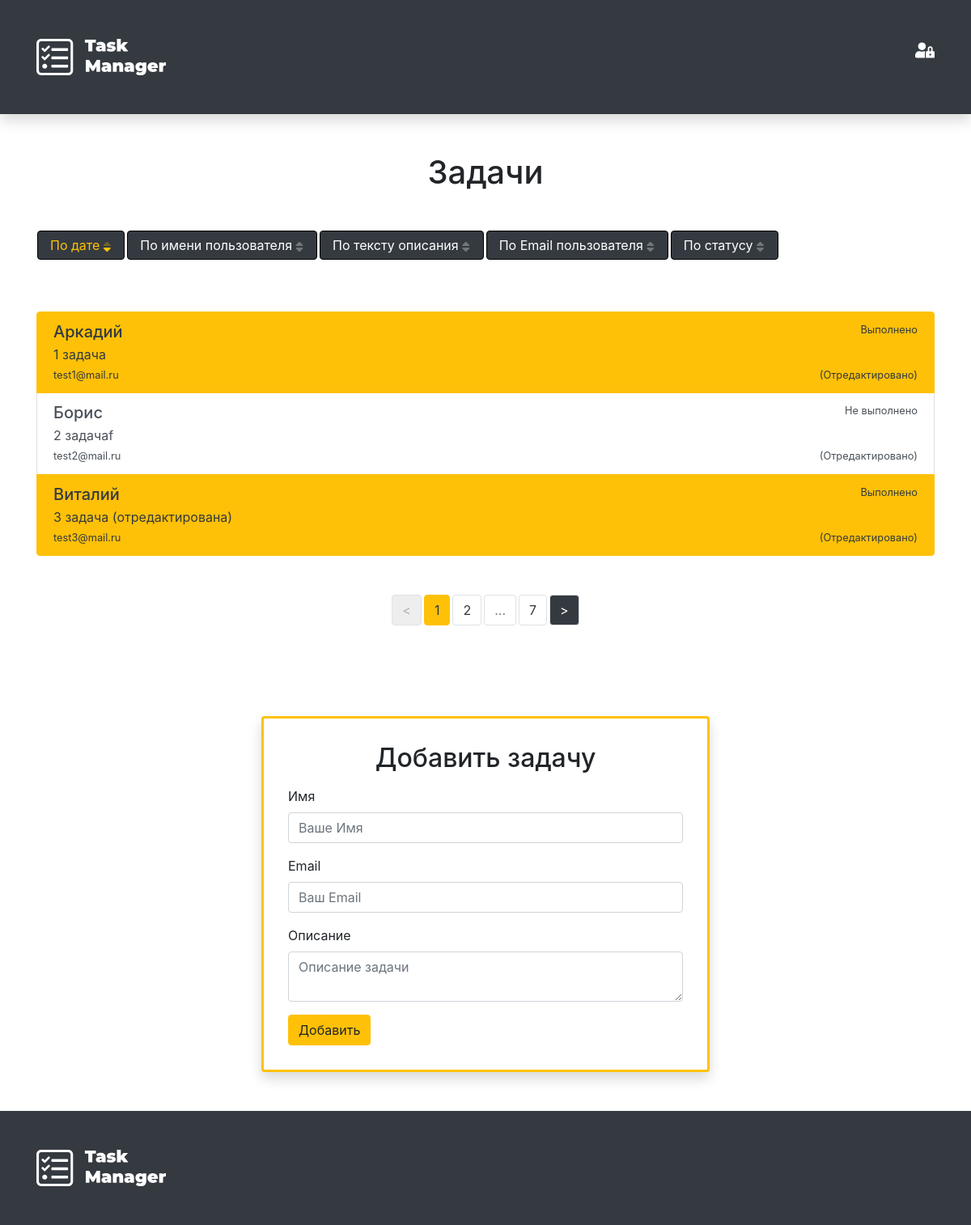
The page / on the database its author committed.
### tables this page shows
CREATE TABLE `pref_tasks` (
  `id` int(10) NOT NULL,
  `user_name` varchar(100) NOT NULL,
  `user_email` varchar(100) NOT NULL,
  `description` text NOT NULL,
  `completed` int(10) NOT NULL,
  `is_change` int(10) NOT NULL
);

### parts/sort-tasks.php (called while the page is built)
<?php
	$page = ( isset($_GET['page']) ) ? $_GET['page'] : 1;
	$display = ( isset($_GET['display']) ) ? $_GET['display'] : 3;
	$order_by = ( isset($_GET['sort_by']) ) ? $_GET['sort_by'] : 'id';
	$sort_direction = ( isset($_GET['sort_direction']) ) ? $_GET['sort_direction'] : 'ASC';
	$tasks_data = $tasks->load($page, $display, $order_by, $sort_direction);
	$tasks_items = $tasks_data['items'];
	$tasks_pagination = $tasks_data['pagination'];
	$sort_list_item_data_direction = array();
	$sort_list_item_data_direction['id'] = '';
	$sort_list_item_data_direction['user_name'] = '';
	$sort_list_item_data_direction['description'] = '';
	$sort_list_item_data_direction['user_email'] = '';
	$sort_list_item_data_direction['completed'] = '';
	if ($order_by == 'id') {
		$sort_list_item_data_direction['id'] = ($sort_direction == 'ASC') ? 'ASC' : 'DESC';
		} elseif ($order_by == 'user_name') {
		$sort_list_item_data_direction['user_name'] = ($sort_direction == 'ASC') ? 'ASC' : 'DESC';
		} elseif ($order_by == 'description') {
		$sort_list_item_data_direction['description'] = ($sort_direction == 'ASC') ? 'ASC' : 'DESC';
		} elseif ($order_by == 'user_email') {
		$sort_list_item_data_direction['user_email'] = ($sort_direction == 'ASC') ? 'ASC' : 'DESC';
		} elseif ($order_by == 'completed') {
		$sort_list_item_data_direction['completed'] = ($sort_direction == 'ASC') ? 'ASC' : 'DESC';
	}

### functions.php (called while the page is built, shortened)
<?php
spl_autoload_register(function($class) {
	$a = explode('\\', $class);
	$last = array_pop($a);
	$fn = $class . '/'. $last . '.php';
	$fn = LIB_DIR . str_replace('\\', '/', $fn);
});

### lib/DB/DB.php (called while the page is built, shortened)
<?php
	class DB {
		public $conn;
		private $host = 'localhost';
		private $user = 'u0985581_210730';
		private $password  = '8A0k3W3s';
		private $database = 'u0985581_210730';
		function __construct()
		{
			$this->conn = new mysqli($this->host, $this->user, $this->password, $this->database);
		}
		public function request($sql) {
			$this->conn->set_charset('utf8');
			$result = $this->conn->query($sql);
			return $result;
		}
	}

### login/is-logged-in.php (called while the page is built)
<?php
	$classes = array();
	if( $admin->isLoggedIn() == 1 ) {
		$classes['logged_icon'] = 'logged-true';
		} else {
		$classes['logged_icon'] = 'logged-false';
	}

### lib/Tasks/Tasks.php (the view, shortened to what this page needs)
<?php
	include($_SERVER['DOCUMENT_ROOT'] . '/functions.php');
	class Tasks {
		public function request($sql) {
			$db = new DB();
			$result = $db->request($sql);
			return $result;
		}
		public function load($page = 1, $display = 3, $order_by = 'id', $sort_direction = 'ASC') {
			$data = array();
			$itemsOnPage = $display;
			$from = ($page - 1) * $itemsOnPage;
			$sql = "SELECT * FROM `pref_tasks` ORDER BY `$order_by` $sort_direction LIMIT $from,$itemsOnPage";
			$result = $this->request($sql);
			$items = '';
			$rows = array();
			while ($row = $result->fetch_assoc()) {
				$rows[] = $row;
			}
			foreach ($rows as $row => $task) {
				$item_class_active = ($task['completed'] == 0) ? '' : ' active';
				$item_completed_text = ($task['completed'] == 0) ? 'Не выполнено' : 'Выполнено';
				$item_checkbox_checked = ($task['completed'] == 0) ? '' : ' checked';
				$item_is_change_text = ($task['is_change'] == 0) ? '' : '(Отредактировано)';
				if( isset($_SESSION['logged_admin']) ) {
					$item = '<div data-id="' . $task['id'] . '" class="list-group-item list-group-item-action flex-column align-items-start zindex-hover-3 shadow-hover-add' . $item_class_active . '">
					<div class="d-flex w-100 justify-content-between">
					<h5 class="task-user-name mb-1">' . $task['user_name'] . '</h5>
					<small class="task-completed">
					<label>' . $item_completed_text . '</label>
					<input type="checkbox" name="completed" value="1"' . $item_checkbox_checked . '>
					</small>
					</div>
					<textarea class="task-description mb-1">' . $task['description'] . '</textarea>
					<div class="d-flex w-100 justify-content-between">
					<small class="task-user-email">' . $task['user_email'] . '</small>
					<small class="task-is_change">' . $item_is_change_text . '</small>
					</div>
					</div>';
					} else {
					$item = '<div data-id="' . $task['id'] . '" class="list-group-item list-group-item-action flex-column align-items-start zindex-hover-3 shadow-hover-add' . $item_class_active . '">
					<div class="d-flex w-100 justify-content-between">
					<h5 class="task-user-name mb-1">' . $task['user_name'] . '</h5>
					<small class="task-completed">' . $item_completed_text . '</small>
					</div>
					<p class="task-description mb-1">' . $task['description'] . '</p>
					<div class="d-flex w-100 justify-content-between">
					<small class="task-user-email">' . $task['user_email'] . '</small>
					<small class="task-is_change">' . $item_is_change_text . '</small>
					</div>
					</div>';
				}
				$items .= $item;
			}
			$sql = "SELECT COUNT(*) as count FROM `pref_tasks`";
			$result_paginate = $this->request($sql);
			$rows_count = array();
			while ($row = $result_paginate->fetch_assoc()) {
				$rows_count[] = $row;
			}
			$count = $rows_count[0]['count'];
			$pageCount = ceil($count / $itemsOnPage);
			$pagination_pages_wrap = '';
			$pagination_pages = '';
			$prevDots = false;
			$nextDots = false;
			for ($i = 1; $i <= $pageCount; $i++) {
				if ( ( $i >= ($page - 1) && $i <= ($page + 1) ) || $i == 1 || $i == $pageCount) {
					if ($i == $page) {
						$pagination_pages .= '<li class="page-item active"><span class="page-link disabled" data-page="' . $i . '">' . $i . '</span></li>';
						} else {
						$pagination_pages .= '<li class="page-item zindex-hover-3"><a class="page-link shadow-hover-add" href="?page=' . $i . '" data-page="' . $i . '">' . $i . '</a></li>';
					}
				} elseif ( $i < ($page - 1) && $i != 1 && $i != $pageCount && $prevDots == false ) {
					$pagination_pages .= '<li class="page-item disabled pagination-dots"><span class="page-link disabled">...</span></li>';
					$prevDots = true;
				} elseif ( $i > ($page + 1) && $i != 1 && $i != $pageCount && $nextDots == false ) {
					$pagination_pages .= '<li class="page-item disabled pagination-dots"><span class="page-link disabled">...</span></li>';
					$nextDots = true;
				}
			}
			if ($page == 1) {
				$prevPage = '<li class="page-item prev-page disabled"><span class="page-link disabled" data-page="">&lt;</span></li>';
			} else {
				$prevPage = '<li class="page-item prev-page zindex-hover-3"><a class="page-link shadow-hover-add" href="?page=' . ($page - 1) . '" data-page="' . ($page - 1) . '">&lt;</a></li>';
			}
			if ($page == $pageCount) {
				$nextPage = '<li class="page-item next-page disabled"><span class="page-link disabled" data-page="">&gt;</span></li>';
			} else {
				$nextPage = '<li class="page-item next-page zindex-hover-3"><a class="page-link shadow-hover-add" href="?page=' . ($page + 1) . '" data-page="' . ($page + 1) . '">&gt;</a></li>';
			}
			if ( !empty($pagination_pages) && $pageCount != 1 ) {
				$pagination_pages_wrap = '
				<nav>
				<ul class="pagination justify-content-center">
					' . $prevPage . '
					' . $pagination_pages . '
					' . $nextPage . '
				</ul>
				</nav>
				';
			}
			$data['items'] = $items;
			$data['pagination'] = $pagination_pages_wrap;
			return $data;
		}
	}

### index.php (shortened to what this page needs)
<?php
	include($_SERVER['DOCUMENT_ROOT'] . '/functions.php');
	$tasks = new Tasks();
	$admin = new Admin();
	include($_SERVER['DOCUMENT_ROOT'] . '/login/is-logged-in.php');
	include($_SERVER['DOCUMENT_ROOT'] . '/parts/sort-tasks.php');
?>
<!DOCTYPE html>
<html lang="ru">
	<?php
		include($_SERVER['DOCUMENT_ROOT'] . '/parts/head.php');
	?>
	<body>
		<div class="page">
			<?php
				include($_SERVER['DOCUMENT_ROOT'] . '/parts/header.php');
			?>
			<section class="py-5">
				<div class="container">
					<div class="row">
						<div class="col-12">
							<h1 class="text-center">Задачи</h1>
							<ul class="sort-list row flex-column flex-md-row mt-5 px-3">
								<li data-sort_by="id" data-sort_direction="<?php echo $sort_list_item_data_direction['id'] ?>" class="zindex-hover-3<?php echo ( !empty($sort_list_item_data_direction['id']) ) ? ' active' : ''; ?>"><span class="shadow-hover-add">По дате</span></li>
								<li data-sort_by="user_name" data-sort_direction="<?php echo $sort_list_item_data_direction['user_name'] ?>" class="zindex-hover-3<?php echo ( !empty($sort_list_item_data_direction['user_name']) ) ? ' active' : ''; ?>"><span class="shadow-hover-add">По имени пользователя</span></li>
								<li data-sort_by="description" data-sort_direction="<?php echo $sort_list_item_data_direction['description'] ?>" class="zindex-hover-3<?php echo ( !empty($sort_list_item_data_direction['description']) ) ? ' active' : ''; ?>"><span class="shadow-hover-add">По тексту описания</span></li>
								<li data-sort_by="user_email" data-sort_direction="<?php echo $sort_list_item_data_direction['user_email'] ?>" class="zindex-hover-3<?php echo ( !empty($sort_list_item_data_direction['user_email']) ) ? ' active' : ''; ?>"><span class="shadow-hover-add">По Email пользователя</span></li>
								<li data-sort_by="completed" data-sort_direction="<?php echo $sort_list_item_data_direction['completed'] ?>" class="zindex-hover-3<?php echo ( !empty($sort_list_item_data_direction['completed']) ) ? ' active' : ''; ?>"><span class="shadow-hover-add">По статусу</span></li>
							</ul>
							<div class="tasks-items-wrap list-group py-5">
								<?php echo $tasks_items ?>
							</div>
						</div>
					</div>
					<?php echo $tasks_pagination ?>
				</div>
			</section>
			<section class="py-5">
				<div class="container">
					<div class="row px-3">
						<div class="col-12 col-lg-6 mx-lg-auto form-wrap-border-with-shadow">
							<h2 class="text-center">Добавить задачу</h1>
							<form id="form_add_task" method="post" action="/" class="ajax-form">
								<div class="form-group">
									<label for="name">Имя</label>
									<input type="text" class="form-control" id="name" name="name" aria-describedby="nameHelp" placeholder="Ваше Имя" value="<?php echo @$_POST['name'] ?>">
								</div>
								<div class="form-group">
									<label for="email">Email</label>
									<input type="text" class="form-control" id="email" name="email" aria-describedby="emailHelp" placeholder="Ваш Email" value="<?php echo @$_POST['email'] ?>">
								</div>
								<div class="form-group">
									<label for="description">Описание</label>
									<textarea class="form-control" id="description" name="description" aria-describedby="descriptionHelp" placeholder="Описание задачи"><?php echo @$_POST['description'] ?></textarea>
								</div>
								<button type="submit" class="btn btn-warning shadow-hover-add">Добавить</button>
							</form>
						</div>
					</div>
				</div>
			</section>
			<?php
				include($_SERVER['DOCUMENT_ROOT'] . '/parts/footer.php');
			?>
		</div>
	</body>
</html>

### parts/head.php (shortened to what this page needs)
<head>
   <link rel="stylesheet" href="https://maxcdn.bootstrapcdn.com/bootstrap/4.0.0/css/bootstrap.min.css">
   <link rel="stylesheet" href="https://use.fontawesome.com/releases/v5.7.1/css/all.css">
   <link rel="stylesheet" href="assets/css/style.css?v=1.03">
</head>

### parts/header.php (shortened to what this page needs)
<header class="bg-dark py-5 shadow">
   <div class="container">
      <div class="row">
         <div class="col-8 col-md-4 col-lg-2">
            <div class="logo">
               <a href="/">
                  <img alt class="icon-black-to-white icon-hover-black-to-yellow" src="assets/images/logo.svg">
               </a>
            </div>
         </div>
         <div class="col-4 ml-auto">
            <div id="login-wrap" class="auth d-flex">
               <a class="login ml-auto <?php echo $classes['logged_icon'] ?>" href="#">
                  <img alt width="24" height="24" class="logged-false-img icon-black-to-white icon-hover-black-to-yellow" src="assets/images/user-lock-solid.svg">
               </a>
            </div>
         </div>
      </div>
   </div>
</header>

### parts/footer.php (shortened to what this page needs)
<footer class="bg-dark text-white py-5">
   <div class="container">
      <div class="row">
         <div class="col-8 col-md-4 col-lg-2">
            <div class="logo">
               <a href="/">
                  <img alt  class="icon-black-to-white icon-hover-black-to-yellow" src="assets/images/logo.svg">
               </a>
            </div>
         </div>
      </div>
   </div>
</footer>

### assets/css/style.css (style rules this page uses)
body { min-height: 100vh; display: flex; flex-direction: column; }
.page { display: flex; flex-direction: column; flex-grow: 1; justify-content: space-between; }
.h1, h1 { margin-bottom: 3rem; }
.h2, h2 { margin-bottom: 1rem; }
.shadow { box-shadow: 0 0.5rem 1rem rgb(0 0 0 / 15%); }
.shadow-hover-add { transition: box-shadow .3s; }
.auth { position: relative; }
.icon-black-to-white { filter: invert(1); }
.sort-list { list-style: none; }
.sort-list > li { cursor: pointer; }
.sort-list > li:not(:last-child) { margin-right: 3px; }
.sort-list > li > span { position: relative; padding: 5px 30px 5px 15px; width: 100%; display: inline-block; background-color: #343a40; border-radius: 4px; border: #000 1px solid; color: #fff; }
.sort-list > li.active > span, .sort-list > li > span:hover { color: #ffc107; }
.sort-list > li > span:before { position: absolute; bottom: 3px; display: block; opacity: .3; right: 1em; content: "\f0de"; font-family: 'Font Awesome 5 Free'; font-weight: 900; font-size: 1rem; }
.sort-list > li > span:after { position: absolute; bottom: 3px; display: block; opacity: .3; content: "\f0dd"; font-family: 'Font Awesome 5 Free'; font-weight: 900; right: 16px; font-size: 1rem; }
.sort-list > li[data-sort_direction="ASC"] > span:after { opacity: 1; }
.page-item:not(:last-child) { margin-right: 3px; }
.pagination .page-item .page-link { margin-left: 0; border-radius: 4px; }
.page-item.active .page-link { background-color: #ffc107; color: #343a40; border-color: #ffc107; }
.page-link { color: #343a40; }
.page-item.prev-page .page-link, .page-item.next-page .page-link { background-color: #343a40; color: #fff; }
.page-item.prev-page.disabled .page-link, .page-item.next-page.disabled .page-link { background-color: #eeeeee; color: rgb(108 117 125 / 50%); }
.list-group-item.active { z-index: 2; color: #fff; background-color: #ffc107; border-color: #ffc107; color: #343a40; }
.form-wrap-border-with-shadow { border: 3px solid #ffc107; padding: 30px; border-radius: 4px; box-shadow: 0 0.5rem 1rem rgb(0 0 0 / 15%); }

### rows shown on the page
pref_tasks: user_name "Аркадий", completed "Выполнено", description "1 задача", user_email "test1@mail.ru", is_change "(Отредактировано)"
pref_tasks: user_name "Борис", completed "Не выполнено", description "2 задачаf", user_email "test2@mail.ru", is_change "(Отредактировано)"
pref_tasks: user_name "Виталий", completed "Выполнено", description "3 задача (отредактирована)", user_email "test3@mail.ru", is_change "(Отредактировано)"
